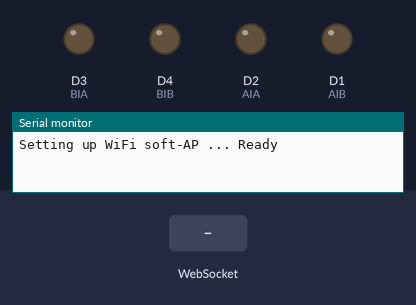
A sketch run on a simulated ESP8266 (NodeMCU). Shown: output pins drawn as LEDs (lit = HIGH), the last lines printed to the serial monitor. Inputs (shaded band) come from the test bench.

Above: at 1.8 s.
1.9 s: WebSocket text "5" received
At 2.7 s:
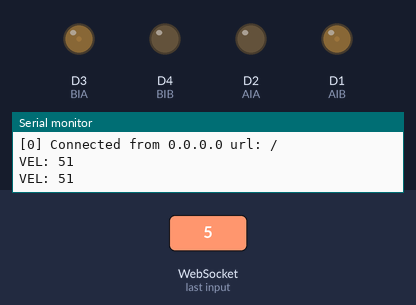
3.4 s: WebSocket text "90" received
At 3.8 s:
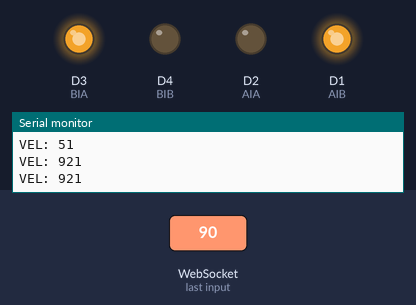
Timing chart, 0 to 6.4 s (numbered marks = the images above; inputs shaded):
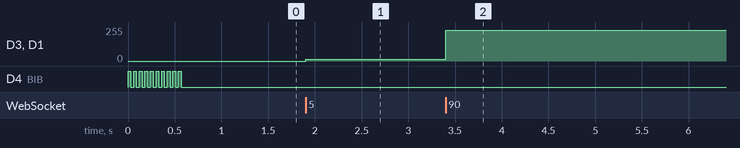

Measured:
- after the input at 1.9 s, D3 (BIA), D1 (AIB): 0/255 → 12/255 at once
- after the input at 3.4 s, D3 (BIA), D1 (AIB): 12/255 → 229/255 at once

The sketch:

OriginalFightbot.ino
```cpp
#include <Arduino.h>
#include <ESP8266WiFi.h>
#include <WebSocketsServer.h>
#include <ESP8266WebServer.h>
#include <DNSServer.h>

#include <Hash.h>


#define MOTOR_MIN_SPEED 768
#define MOTOR_MOVE_THRESHOLD 128

#define AIA D2
#define AIB D1
#define BIA D3
#define BIB D4

#define MOTOR_A 0
#define MOTOR_B 1


#define LED_PIN LED_BUILTIN

#define WEBAPP "<head><meta name='viewport'content='width=device-width,initial-scale=1'></head><style>body {width:100%;height:100%;margin:0px;}</style><canvas id='c'/><script>var b=document.getElementById('c'),c=b.getContext('2d'),d=0,e=0,g=0,h=0,k=0,l=0,m=0,n=0,p=0,q=!1,r=0,t,u=!1;b.addEventListener('mousedown',v,!1);b.addEventListener('touchstart',v,!1);b.addEventListener('mousemove',w,!1);b.addEventListener('touchmove',w,!1);b.addEventListener('mouseup',x,!1);b.addEventListener('touchend',x,!1);y();window.addEventListener('resize',z);z();t=new WebSocket('ws://192.168.4.1:81/');t.onopen=A;t.onerror=C;t.onmessage=D;y(); function A(){console.log('Connected to','ws://192.168.4.1:81/');u=!0;t.send('Hello from Client')}function D(a){console.log('MSG: ',a.data)}function C(a){u=!1;console.log('ERR',a)}function z(){b.width=window.innerWidth;b.height=window.innerHeight;g=b.width;h=b.height;m=b.width/2;n=b.height/2}function v(a){q=!0;void 0!=a.changedTouches&&a.preventDefault();w(a)} function w(a){q&&(void 0!=a.changedTouches&&a.preventDefault(),void 0!=a.changedTouches?(d=a.changedTouches[0].pageX,e=a.changedTouches[0].pageY):(d=a.x,e=a.y))}function x(a){void 0!=a.changedTouches&&a.preventDefault();q=!1} function y(){p=Math.min(g,h)/2*.7;var a=m-d;var f=n-e;a=Math.sqrt(a*a+f*f);a>p?(k=p/a*(d-g/2)+g/2,l=p/a*(e-h/2)+h/2):(k=d,l=e);q||(k=m,l=n);a=(new Date).getTime();100>a-r||(r=a,a=k-g/2,f=l-h/2,a=Math.floor(100*a/p),f=Math.floor(100*f/p),u&&t.send(a+' '+f));c.fillStyle='#E3F2FD';c.fillRect(0,0,g,h);c.strokeStyle='#7986CB';c.beginPath();c.moveTo(g/2,0);c.lineTo(g/2,h-1);c.stroke();c.beginPath();c.moveTo(0,h/2);c.lineTo(g-1,h/2);c.stroke();a=u?'#3F51B5':'#AAAAAA';E(.7,m,n,'#7986CB',!1);E(.3,k,l,a,!0); window.requestAnimationFrame(y)}function E(a,f,F,B,G){c.beginPath();c.arc(f,F,Math.min(g,h)/2*a,0,2*Math.PI);c.lineWidth=3;c.strokeStyle=B;c.fillStyle=B;G?c.fill():c.stroke()};</script>"

ESP8266WebServer server(80);
WebSocketsServer webSocket(81);

IPAddress apIP(192, 168, 4, 1);
DNSServer dnsServer;

void moveMotor(int motor, int speed);


void blink(int t, int reps) {
  for (int i = 0; i < reps; i++) {
    digitalWrite(LED_PIN, HIGH);
    delay(t);
    digitalWrite(LED_PIN, LOW);
    delay(t);
  }
}

void processJoystick (int x, int y);

// https://stackoverflow.com/questions/29671455/how-to-split-a-string-using-a-specific-delimiter-in-arduino
String substr(String data, char separator, int index){
  int found = 0;
  int strIndex[] = {0, -1};
  int maxIndex = data.length()-1;

  for(int i=0; i<=maxIndex && found<=index; i++){
    if(data.charAt(i)==separator || i==maxIndex){
        found++;
        strIndex[0] = strIndex[1]+1;
        strIndex[1] = (i == maxIndex) ? i+1 : i;
    }
  }

  return found>index ? data.substring(strIndex[0], strIndex[1]) : "";
}

void webSocketEvent(uint8_t num, WStype_t type, uint8_t * payload, size_t length) {
    switch(type) {
    case WStype_DISCONNECTED:
        Serial.printf("[%u] Disconnected!\n", num);
        break;
    case WStype_CONNECTED: {
        IPAddress ip = webSocket.remoteIP(num);
        Serial.printf("[%u] Connected from %d.%d.%d.%d url: %s\n", num, ip[0], ip[1], ip[2], ip[3], payload);

        // send message to client
        webSocket.sendTXT(num, "Hello from Server");
        break;
    }
    case WStype_TEXT:
        //Serial.printf("MSG: %s\n", payload);
        String s = (char*) payload;
        int x = substr(s, ' ', 0).toInt();
        int y = substr(s, ' ', 1).toInt();
        processJoystick(x, y);
        break;
    }

}

void handleRoot() {
    server.send(200, "text/html", WEBAPP);
}

void setupWebServer() {
  server.on("/", handleRoot);
  server.on("/generate_204", handleRoot);
  server.on("/fwlink", handleRoot);
  server.onNotFound(handleRoot);
  server.begin();
}

void setupWSServer() {
  webSocket.begin();
  webSocket.onEvent(webSocketEvent);
}

void setupDNS() {
  dnsServer.setTTL(300);
  dnsServer.setErrorReplyCode(DNSReplyCode::ServerFailure);
  dnsServer.start(53, "*", apIP);
}

void setup() {
  pinMode(LED_PIN, OUTPUT);
  pinMode(AIA, OUTPUT);
  pinMode(AIB, OUTPUT);
  pinMode(BIA, OUTPUT);
  pinMode(BIB, OUTPUT);
  //digitalWrite(AIA, HIGH);
  //digitalWrite(AIB, LOW);


  setupDNS();

  blink(30, 10);

  Serial.begin(115200);
  Serial.println();
  Serial.println();
  Serial.println();

  Serial.print("Setting up WiFi soft-AP ... ");
  bool result = WiFi.softAP("Fightbot", "fightfight");
  if(result == true) Serial.println("Ready");
  else Serial.println("Failed!");

  setupWSServer();
  setupWebServer();

//  moveMotor(MOTOR_A, 100);
//  moveMotor(MOTOR_B, -100);
}

//formula distancia en plano cartesiano, siempre comparamos con el origen(0,0)
int distancefromCenter(int x, int y) {
  return sqrt((x*x)+(y*y));
}

void processJoystick(int x, int y) {
  //http://www.impulseadventure.com/elec/robot-differential-steering.html
  // Differential Steering Joystick Algorithm
  // Converts a single dual-axis joystick into a differential
  // drive motor control, with support for both drive, turn
  // and pivot operations.
  //

  // INPUTS
  int     nJoyX = x;              // Joystick X input                     (-128..+127)
  int     nJoyY = y;              // Joystick Y input                     (-128..+127)

  // OUTPUTS
  int     nMotMixL;           // Motor (left)  mixed output           (-128..+127)
  int     nMotMixR;           // Motor (right) mixed output           (-128..+127)

  // CONFIG
  // - fPivYLimt  : The threshold at which the pivot action starts
  //                This threshold is measured in units on the Y-axis
  //                away from the X-axis (Y=0). A greater value will assign
  //                more of the joystick's range to pivot actions.
  //                Allowable range: (0..+127)
  float fPivYLimit = 32.0;

  // TEMP VARIABLES
  float   nMotPremixL;    // Motor (left)  premixed output        (-128..+127)
  float   nMotPremixR;    // Motor (right) premixed output        (-128..+127)
  int     nPivSpeed;      // Pivot Speed                          (-128..+127)
  float   fPivScale;      // Balance scale b/w drive and pivot    (   0..1   )


  // Calculate Drive Turn output due to Joystick X input
  if (nJoyY >= 0) {
    // Forward
    nMotPremixL = (nJoyX>=0)? 99.0 : (99.0 + nJoyX);
    nMotPremixR = (nJoyX>=0)? (99.0 - nJoyX) : 99.0;
  } else {
    // Reverse
    nMotPremixL = (nJoyX>=0)? (99.0 - nJoyX) : 99.0;
    nMotPremixR = (nJoyX>=0)? 99.0 : (99.0 + nJoyX);
  }

  //  A PARTIR DE AQUI SE PUEDEN ELIMINAR COSAS, NO SON TAMPOCO LAS ENTIENDO
  //  AL 100%
  // Scale Drive output due to Joystick Y input (throttle)
  nMotPremixL = nMotPremixL * nJoyY/100.0;
  nMotPremixR = nMotPremixR * nJoyY/100.0;

  // Now calculate pivot amount
  // - Strength of pivot (nPivSpeed) based on Joystick X input
  // - Blending of pivot vs drive (fPivScale) based on Joystick Y input
  nPivSpeed = nJoyX;
  fPivScale = (abs(nJoyY)>fPivYLimit)? 0.0 : (1.0 - abs(nJoyY)/fPivYLimit);

  // Calculate final mix of Drive and Pivot
  nMotMixL = (1.0-fPivScale)*nMotPremixL + fPivScale*( nPivSpeed);
  nMotMixR = (1.0-fPivScale)*nMotPremixR + fPivScale*(-nPivSpeed);

  // Convert to Motor PWM range
  if (nMotMixL > MOTOR_MOVE_THRESHOLD)
    nMotMixL = map(nMotMixL, 0, 1023, MOTOR_MIN_SPEED, 1023);
  if (nMotMixR > MOTOR_MOVE_THRESHOLD)
    nMotMixR = map(nMotMixR, 0, 1023, MOTOR_MIN_SPEED, 1023);

  moveMotor(MOTOR_A, nMotMixL);
  moveMotor(MOTOR_B, nMotMixR);
}

void moveMotor(int motor, int speed) {
  //EL IA y el IB estan asignados de esta manera para que concuerde la
  //direccion con  rueda de atras y
  int low, pwm;
  if (motor) {
    low = AIB;
    pwm = AIA;
  }
  else {
    low = BIB;
    pwm = BIA;
  }
  if (speed < 0) {
    int tmp = low;
    low = pwm;
    pwm = tmp;
    speed = -speed;
  }


  int vel = map(speed, 0, 100, 0, 1023);

  Serial.print("VEL: ");
  Serial.println(vel);

  //digitalWrite(low, LOW);
  //digitalWrite(pwm, HIGH);
  analogWrite(low, 0);
  analogWrite(pwm, vel);
}

void loop() {
  //Serial.printf("Stations connected = %d\n", WiFi.softAPgetStationNum());
  dnsServer.processNextRequest();
  webSocket.loop();
  server.handleClient();
}
```

substr.c
```cpp
// https://stackoverflow.com/questions/29671455/how-to-split-a-string-using-a-specific-delimiter-in-arduino
String substr(String data, char separator, int index){
  int found = 0;
  int strIndex[] = {0, -1};
  int maxIndex = data.length()-1;

  for(int i=0; i<=maxIndex && found<=index; i++){
    if(data.charAt(i)==separator || i==maxIndex){
        found++;
        strIndex[0] = strIndex[1]+1;
        strIndex[1] = (i == maxIndex) ? i+1 : i;
    }
  }

  return found>index ? data.substring(strIndex[0], strIndex[1]) : "";
}
```
